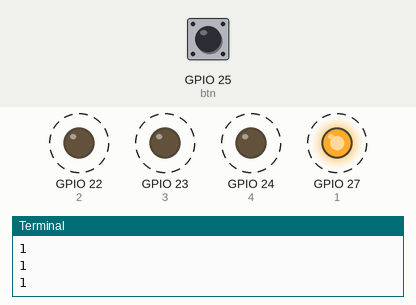
Simulated run of this program. Board: Raspberry Pi (BCM pin numbers). On the bench: output pins drawn as LEDs (lit = HIGH), the last lines printed to the terminal. Dashed ring = blinking. Inputs (shaded band) come from the test bench; at power-on: GPIO 25 (btn) HIGH.

Above: at 1.25 s.
1.3 s: GPIO 25 (btn) pulled LOW for 1 s
At 1.6 s:
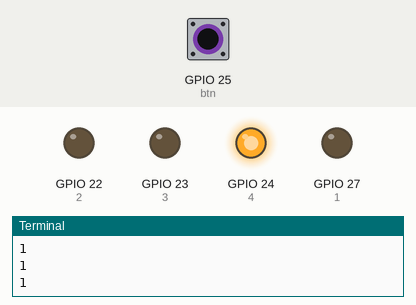
4.3 s: GPIO 25 (btn) pulled LOW for 0.5 s
At 4.55 s:
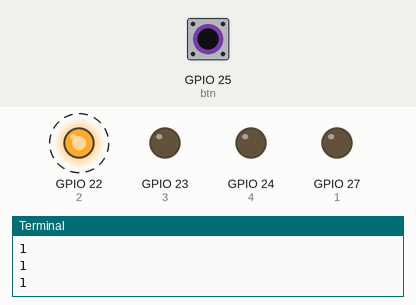
7.3 s: GPIO 25 (btn) pulled LOW for 3.2 s
At 10.75 s:
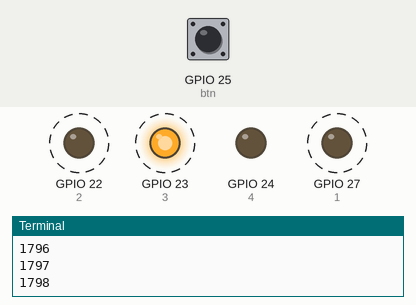
Timing chart, 0 to 18.5 s (numbered marks = the images above; inputs shaded):
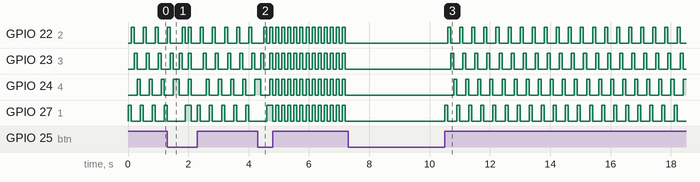

The program:

MultiPattern.py
```python
from gpiozero import LED, Button
from time import sleep


leds = {
        "1": LED(27),
        "2": LED(22),
        "3": LED(23),
        "4": LED(24)
    }


btn = Button(25)

speed = 0.1

def toggle():
    if leds['1'].is_lit:
        for _, led in leds.items():
            led.off()
    elif not leds['1'].is_lit:
        for _, led in leds.items():
            led.on()

def LtR():
    for _, led in leds.items():
        led.on()
        sleep(speed)
        led.off()

def RtL():
    for _, led in reversed(leds.items()):
        led.on()
        sleep(speed)
        led.off()


def Clights():
    for _, led in reversed(leds.items()):
        led.on()
    sleep(speed)
    for _, led in reversed(leds.items()):
        led.off()
    sleep(speed)

cur = 1

def patterns():
    global cur
    if btn.is_pressed:
       cur += 1
    elif cur > 3:
       cur = 1

    if cur == 1:
        LtR()
    elif cur == 2:
        RtL()
    elif cur == 3:
        Clights()

    print(cur)


while True:
    patterns()
```

Measured:
- after the input at 4.3 s, GPIO 22 (2): alternates HIGH for 0.10 s and LOW for 0.10 s, starting after 0.20 s
- after the input at 7.3 s, GPIO 22 (2): alternates HIGH for 0.10 s and LOW for 0.30 s, starting after 3.3 s; GPIO 23 (3): alternates HIGH for 0.10 s and LOW for 0.30 s, starting after 3.4 s; GPIO 24 (4): alternates HIGH for 0.10 s and LOW for 0.30 s, starting after 3.5 s; GPIO 27 (1): alternates HIGH for 0.10 s and LOW for 0.30 s, starting after 3.2 s
- by itself, GPIO 24 (4): repeats every 0.20 s: HIGH 0.10 s, LOW 0.10 s
- by itself, GPIO 27 (1): repeats every 0.20 s: LOW 0.10 s, HIGH 0.10 s
